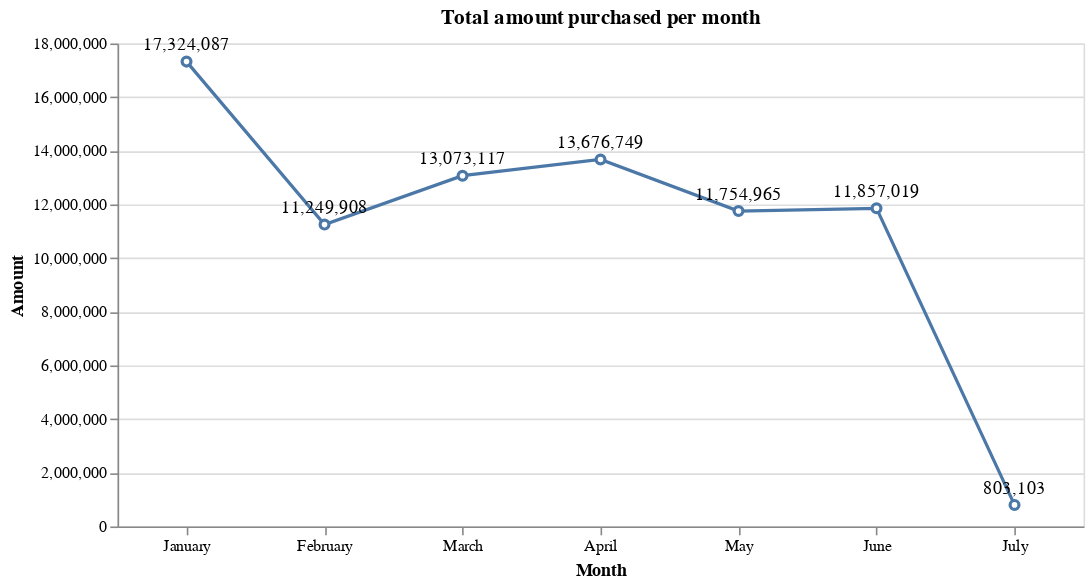

Notebook cell for this chart:
### Code cell
#A line chart can show the total amount values by month.
line_chart=alt.Chart(dfMonthAmount).mark_line(
    point={"filled": False, "fill": "white"}).encode(
    x=alt.X('month:N', axis=alt.Axis(labelAngle=0), 
            sort=['January', 'February', 'March', 'April', 'May', 'June', 'July'],
            title='Month'), 
    y=alt.Y('TransactionAmt:Q', title='Amount'))

text_chart=line_chart.mark_text(dx=0, dy=-10, align='center').encode(text=alt.Text('TransactionAmt:Q', format=',.0f'))

(line_chart + text_chart).properties(height=300, width=600, title='Total amount purchased per month')

### Figure 1 — Vega-Lite specification as saved in the notebook (floating-point values rounded to 4 significant figures)
{"$schema": "https://vega.github.io/schema/vega-lite/v4.17.0.json", "config": {"view": {"continuousHeight": 300, "continuousWidth": 400}}, "data": {"name": "data-06c9f0ff2ceb7e3540f88479b4abd079"}, "datasets": {"data-06c9f0ff2ceb7e3540f88479b4abd079": [{"TransactionAmt": 17320000.0, "month": "January"}, {"TransactionAmt": 11250000.0, "month": "February"}, {"TransactionAmt": 13070000.0, "month": "March"}, {"TransactionAmt": 13680000.0, "month": "April"}, {"TransactionAmt": 11750000.0, "month": "May"}, {"TransactionAmt": 11860000.0, "month": "June"}, {"TransactionAmt": 803100.0, "month": "July"}]}, "height": 300, "layer": [{"encoding": {"x": {"axis": {"labelAngle": 0}, "field": "month", "sort": ["January", "February", "March", "April", "May", "June", "July"], "title": "Month", "type": "nominal"}, "y": {"field": "TransactionAmt", "title": "Amount", "type": "quantitative"}}, "mark": {"point": {"fill": "white", "filled": false}, "type": "line"}}, {"encoding": {"text": {"field": "TransactionAmt", "format": ",.0f", "type": "quantitative"}, "x": {"axis": {"labelAngle": 0}, "field": "month", "sort": ["January", "February", "March", "April", "May", "June", "July"], "title": "Month", "type": "nominal"}, "y": {"field": "TransactionAmt", "title": "Amount", "type": "quantitative"}}, "mark": {"align": "center", "dx": 0, "dy": -10, "type": "text"}}], "title": "Total amount purchased per month", "width": 600}
